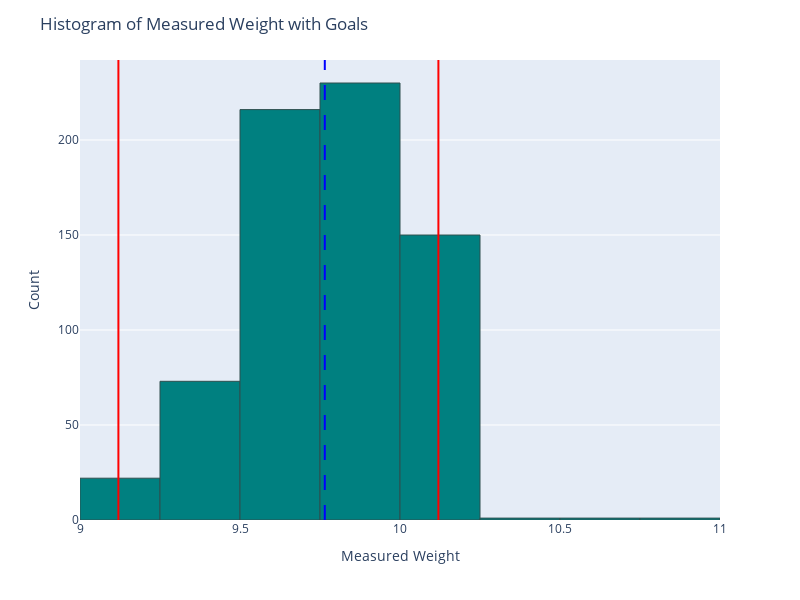

The cell this chart's notebook holds for it:
### Code cell
fig = px.histogram(product_A, x='measured_weight')
fig.add_vline(x=min_goal, line_dash='solid', line_color='red')
fig.add_vline(x=max_goal, line_dash='solid', line_color='red')
fig.add_vline(x=avg_goal, line_dash='longdash', line_color='blue')

fig.update_layout(
    width=800,
    height=600,
    title='Histogram of Measured Weight with Goals',
    xaxis_title='Measured Weight',
    yaxis_title='Count',
)

fig.update_traces(marker=dict(color='teal', line=dict(width=1, color='DarkSlateGrey')))

fig.update_traces(xbins=dict(
    start=bin_min,
    end=bin_max,
    size=bin_size
))
fig.show()

### Figure 1 — Plotly figure (JSON) as saved in the notebook; plotly's stock layout.template omitted (floating-point values rounded to 4 significant figures; data arrays with more than 128 entries replaced by an {"elided": "..."} marker saying what was removed)
{"data": [{"alignmentgroup": "True", "bingroup": "x", "hovertemplate": "measured_weight=%{x}<br>count=%{y}<extra></extra>", "legendgroup": "", "marker": {"color": "teal", "line": {"color": "DarkSlateGrey", "width": 1}, "pattern": {"shape": ""}}, "name": "", "offsetgroup": "", "orientation": "v", "showlegend": false, "type": "histogram", "x": {"elided": "695 float values"}, "xaxis": "x", "xbins": {"end": 11, "size": 0.25, "start": 9}, "yaxis": "y"}], "layout": {"barmode": "relative", "height": 600, "legend": {"tracegroupgap": 0}, "margin": {"t": 60}, "shapes": [{"line": {"color": "red", "dash": "solid"}, "type": "line", "x0": 9.12, "x1": 9.12, "xref": "x", "y0": 0, "y1": 1, "yref": "y domain"}, {"line": {"color": "red", "dash": "solid"}, "type": "line", "x0": 10.12, "x1": 10.12, "xref": "x", "y0": 0, "y1": 1, "yref": "y domain"}, {"line": {"color": "blue", "dash": "longdash"}, "type": "line", "x0": 9.765, "x1": 9.765, "xref": "x", "y0": 0, "y1": 1, "yref": "y domain"}], "title": {"text": "Histogram of Measured Weight with Goals"}, "width": 800, "xaxis": {"anchor": "y", "domain": [0, 1], "title": {"text": "Measured Weight"}}, "yaxis": {"anchor": "x", "domain": [0, 1], "title": {"text": "Count"}}}}
